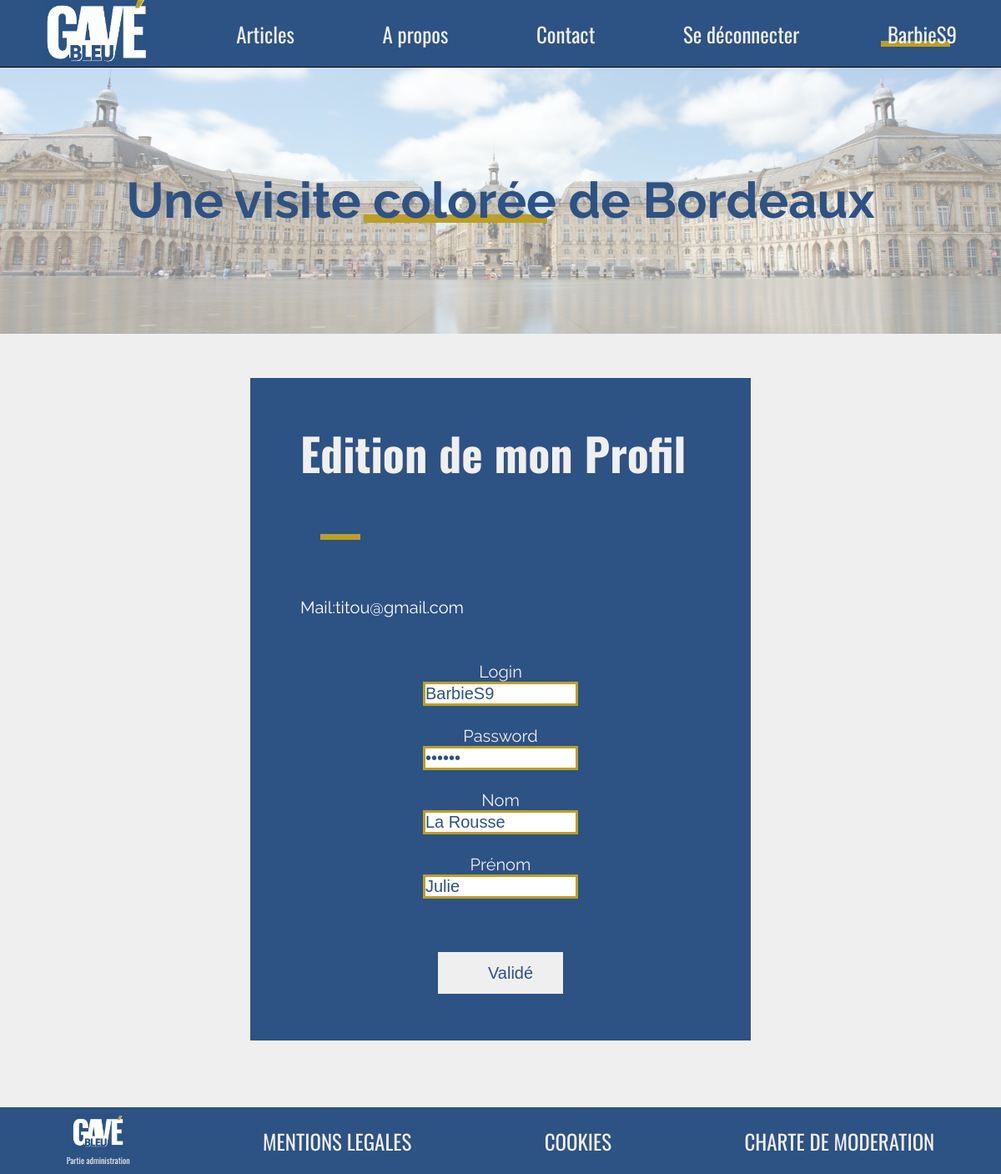
Page /editUserProfil.php?EMail=titou@gmail.com on the committed database.
### tables this page shows
CREATE TABLE IF NOT EXISTS `user` (
  `Login` char(30) NOT NULL,
  `Pass` char(15) NOT NULL,
  `LastName` char(30) DEFAULT NULL,
  `FirstName` char(30) DEFAULT NULL,
  `EMail` char(50) NOT NULL,
  PRIMARY KEY (`Login`,`Pass`),
  KEY `USER_FK` (`Login`,`Pass`)
);

### editUserProfil.php (the view, shortened to what this page needs)
<?php
include 'conect.php';
if(isset($_SESSION['EMail']) OR $_GET['EMail']){
    if(isset($_SESSION['EMail']))
    {
        $infoUser = $_SESSION['EMail'];
    }else{
            $infoUser = $_GET['EMail'];
    }
    $User = $bdPdo->prepare('SELECT * FROM user WHERE EMail ="'.$infoUser.'"');
    $User->execute(
        array($infoUser)
    );
    if($User->rowCount() == 1){
        $User =$User->fetch();
        $Login = $User['Login'];
        $Pass = $User['Pass'];
        $FirstName = $User['FirstName'];
        $LastName = $User['LastName'];
        $EMail = $User['EMail'];
    }else{
        die('Ce User n\'existe pas !');
    }
                ?>
<!DOCTYPE html>
<html lang="fr">
<head>
    <link rel="stylesheet" type="text/css" href="style.css">
</head>
<body>
    <section class="nav-bar">
        <a class="no-display" href="profil.php?EMail=<?=$EMail?>"><img class="logo-header" src="img/logo.png"></a>
        <a href="profil.php?EMail=<?=$EMail?>">Articles</a>
        <a href="about.php?EMail=<?=$EMail?>">A propos</a>
        <a href="contact.php?EMail=<?=$EMail?>">Contact</a>
        <a href="disconnectUser.php">Se déconnecter</a>
        <a class="active" href="editUserProfil.php"><?= $Login ?></a>
    </section>
    <section class="first-container">
        <div class="first-container-filter">
            <h1 class="slogan">Une visite <span class="coloree">colorée</span> de Bordeaux</h1>
        </div>
    </section>
    <section class="article-container contact-container">
        <h3>Edition de mon Profil</h3>
        <p class="mail-change">Mail:<?= $EMail ?></p>
        <form class="connexion-input-container" action="editUserProfil.php" method="get">
            <label class="no-margin" for="">Login</label>
            <input class="connexion-input" type="text" name="Login" placeholder="max 30 char." maxlength="30" id="" value="<?= $Login ?>" ><br>
            <label class="no-margin" for="">Password</label>
            <input class="connexion-input" type="password" name="Pass" placeholder="max 15 char." maxlength="15" id="" value="<?= $Pass ?>" ><br>
            <label class="no-margin" for="">Nom</label>
            <input class="connexion-input" type="text" name="LastName" placeholder="max 30 char." maxlength="30" id="" value="<?= $LastName ?>" ><br>
            <label class="no-margin" for="">Prénom</label>
            <input class="connexion-input" type="text" name="FirstName" placeholder="max 30 char." maxlength="30" id="" value="<?= $FirstName ?>" ><br>
            <input class="send-button" type="submit" name="Submit" value="Validé">
        </form>
    </section>
    <footer class="contact-footer">
		<div class="footer-link-admin">
            <a href="mdp.php"><img class="logo-footer" src="img/logo.png"></a>
            <a class="admin-link" href="mdp.php">Partie administration</a>
        </div>
		<a href="#">MENTIONS LEGALES</a>
		<a href="#">COOKIES</a>
		<a href="#">CHARTE DE MODERATION</a>
	</footer>
</body>
</html>
<?php }else{
    header("Location: index.php");
} ?>

### style.css (style rules this page uses)
* { margin: 0; padding: 0; }
html { font-size: 62.5%; }
body { height: 100%; font-family: 'Raleway', sans-serif; background-color: #EFEFEF; position: relative; }
h3 { font-size: 3rem; color: #2D5284; margin-bottom: 5rem; text-align: center; }
input, textarea { color: #2D5284 !important; }
.logo-header { height: 10vh; }
.logo-footer { height: 5vh; }
.nav-bar { position: fixed; top: 0; left: 0; height: 10vh; width: 100%; background-color: #2D5284; border-bottom: solid 1px #000; display: flex; justify-content: space-around; align-items: center; z-index: 10; }
.nav-bar a { color: #EFEFEF; text-decoration: none; position: relative; font-size: 2.5rem; font-family: 'Oswald', sans-serif; }
.nav-bar .active:before { content: ''; position: absolute; z-index: -1; bottom: 3px; left: -10%; height: 7px; width: 100%; background-color: #BC9F25; }
.first-container { height: 40vh; margin-top: 10vh; width: 100%; background-image: url(img/background.jpg); background-size: cover; background-position: center; }
.first-container-filter { width: 100%; height: 100%; background-color: rgba(255, 255, 255, .5); display: flex; justify-content: center; align-items: center; color: #2D5284; font-size: 4rem; }
.slogan { font-weight: 700; }
.coloree { position: relative; z-index: 5; }
.coloree:before { content: ''; z-index: -1; width: 100%; height: 10px; background-color: #BC9F25; position: absolute; bottom: 8px; left: -5%; }
::placeholder { color: #2D5284; }
footer { display: flex; justify-content: space-around; align-items: center; width: 100%; height: 10vh; z-index: 101; background-color: #2D5284; }
footer a { color: #EFEFEF; text-decoration: none; font-size: 2.5rem; font-family: 'Oswald'; }
.contact-footer { bottom: -10%; }
.footer-link-admin { display: flex; flex-direction: column; align-items: center; }
.admin-link { font-size: 1rem; }
.article-container { display: block; margin: auto; width: 50%; background-color: #2D5284; margin-bottom: 10vh; }
.article-container * { padding-left: 10%; padding-right: 10%; color: #efefef; margin-top: 5.3rem; font-size: 2rem; }
.article-container h3 { padding-top: 5rem; font-family: 'Oswald'; font-size: 5.4rem; position: relative; text-align: left; margin-bottom: 0; }
.article-container h3:after { content: ''; display: inline-block; width: 48px; margin-left: 5%; height: 7px; background-color: #BC9F25; }
.send-button { display: flex; align-items: center; justify-content: center; height: 50px; width: 150px; background-color: #000; border: none; color: #2D5284; background-color: #EFEFEF; margin-top: 5vh; }
.connexion-input-container { width: 100%; display: flex; flex-direction: column; align-items: center; padding: 0; padding-bottom: 7vh; }
.connexion-input { margin-top: 0; width: 30%; border: solid 3px #BC9F25; color: #2d5284; padding: 0; }
.no-margin { margin-top: 0; }
.mail-change { color: #fefefe; font-size: 2rem; }

### rows in the picture
user: Login "BarbieS9", EMail "titou@gmail.com", LastName "La Rousse", FirstName "Julie"
